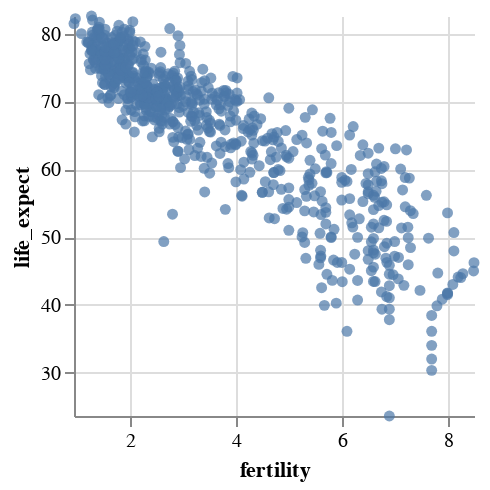

The notebook cell this image was saved under:
### Code cell
# try it with this scatterplot, brush on the plot and then copy your interaction to pandas query
alx.filter_brush()+alx.scatterplot(df,x='fertility',y='life_expect')

### Figure 1 — Vega-Lite specification as saved in the notebook (floating-point values rounded to 4 significant figures; data arrays with more than 128 entries replaced by an {"elided": "..."} marker saying what was removed)
{"config": {"view": {"continuousWidth": 400, "continuousHeight": 300}}, "data": {"name": "data-89be1acdd14c7effd56f4dd0fabf92c3"}, "mark": {"type": "circle", "cursor": "crosshair"}, "encoding": {"x": {"axis": {}, "field": "fertility", "scale": {"domain": [0.94, 8.5]}, "type": "quantitative"}, "y": {"axis": {}, "field": "life_expect", "scale": {"domain": [23.6, 82.6]}, "type": "quantitative"}}, "height": 200, "params": [{"name": "ALX_SELECTION_drag_FILTER", "select": {"type": "interval", "encodings": ["x", "y"]}}], "transform": [{"filter": {"param": "ALX_SELECTION_drag_FILTER"}}], "view": {"cursor": "crosshair", "stroke": null}, "width": 200, "$schema": "https://vega.github.io/schema/vega-lite/v5.2.0.json", "datasets": {"data-89be1acdd14c7effd56f4dd0fabf92c3": {"elided": "693 records"}}}
